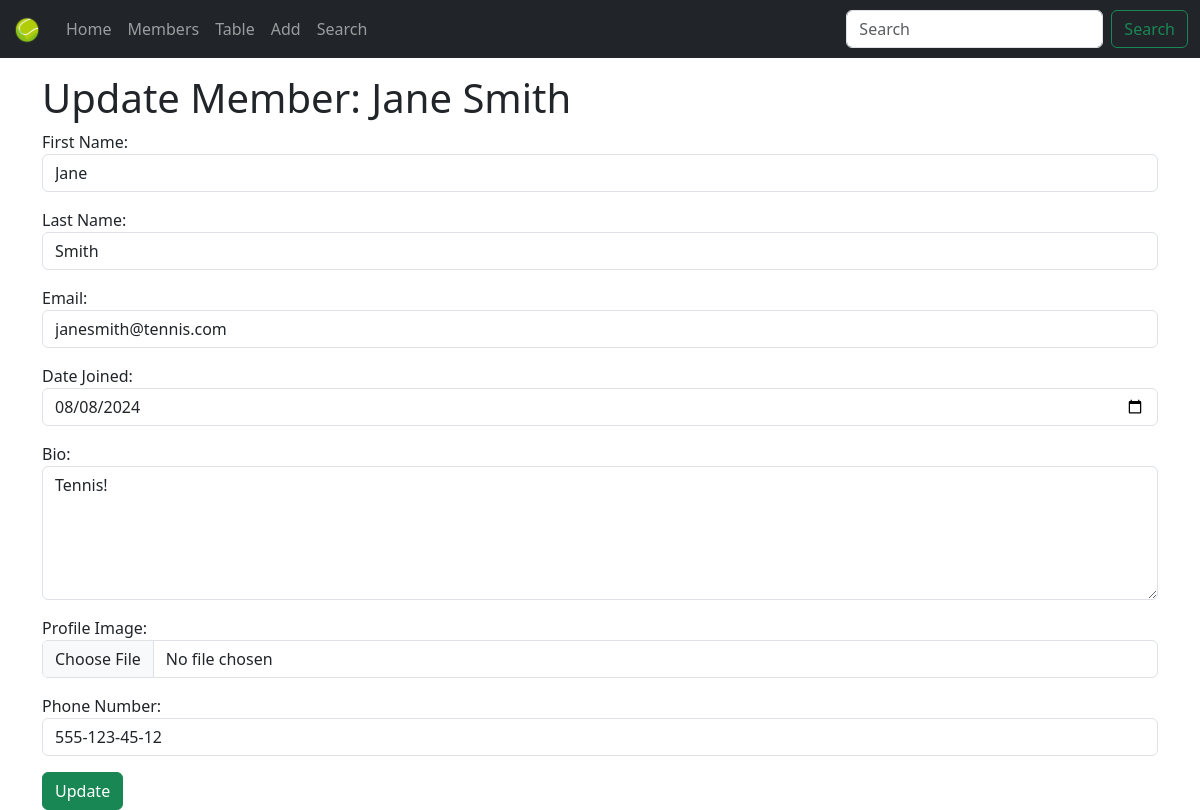
Screenshot of /update_member/jane-smith/ with the database file from the repository.
### members/models.py (models this page shows, shortened)
class Member(models.Model):
    firstname = models.CharField(max_length=255)
    lastname = models.CharField(max_length=255)
    email = models.EmailField(max_length=255, unique=True, blank=True)
    joined_date = models.DateField(null=True)
    slug = models.SlugField(default="", null=False)
    bio = models.TextField(max_length=500, blank=True, null=True)
    profile_image = models.ImageField(upload_to='members/', blank=True, null=True) # New.
    phone_number = models.CharField(max_length=50, blank=True, null=True) # New.

### members/views.py (the view)
# urls.py: path('update_member/<slug:slug>/', view=views.update_member, name='update_member'),
def update_member(request, slug):
    member = get_object_or_404(models.Member, slug=slug)
    if request.method == 'POST':
        form = forms.MemberForm(request.POST, request.FILES, instance=member)
        if form.is_valid():
            form.save()
            msg.success(request, 'Member updated successfully.')
            return redirect('all_members')
        else:
            msg.warning(request, 'Failed to update member.')
    else:
        form = forms.MemberForm(instance=member)
    return render(request, 'update_member.html', {'form': form, 'member': member})

### members/forms.py
class MemberForm(forms.ModelForm):
    firstname = forms.CharField(widget=forms.TextInput(attrs={'class': 'form-control'}), label='First Name')
    lastname = forms.CharField(widget=forms.TextInput(attrs={'class': 'form-control'}), label='Last Name')
    email = forms.EmailField(widget=forms.EmailInput(attrs={'class': 'form-control'}), label='Email')
    profile_image = forms.ImageField(widget=forms.FileInput(attrs={'class': 'form-control'}), label='Profile Image', required=False)
    phone_number = forms.CharField(widget=forms.TextInput(attrs={'class': 'form-control'}), label='Phone Number', required=False)
    bio = forms.CharField(widget=forms.Textarea(attrs={'class': 'form-control', 'rows': 5}), label='Bio', required=False)
    joined_date = forms.DateField(widget=forms.DateInput(attrs={'class': 'form-control', 'type': 'date'}), label='Date Joined')
    class Meta:
        model = Member
        fields = ['firstname', 'lastname', 'email', 'joined_date', 'bio', 'profile_image', 'phone_number']

### templates/update_member.html (shortened to what this page needs)
{% extends "master.html" %}
{% block content %}
    <h1>Update Member: {{ member.firstname }} {{ member.lastname }}</h1>
    <form method="post" enctype="multipart/form-data">
        {{ form.as_p }}
        <button class="btn btn-success" type="submit">Update</button>
    </form>
{% endblock %}

### rows the page displays
Member: firstname "Jane", lastname "Smith", email "janesmith@tennis.com", joined_date "08/08/2024", bio "Tennis!", phone_number "555-123-45-12"
